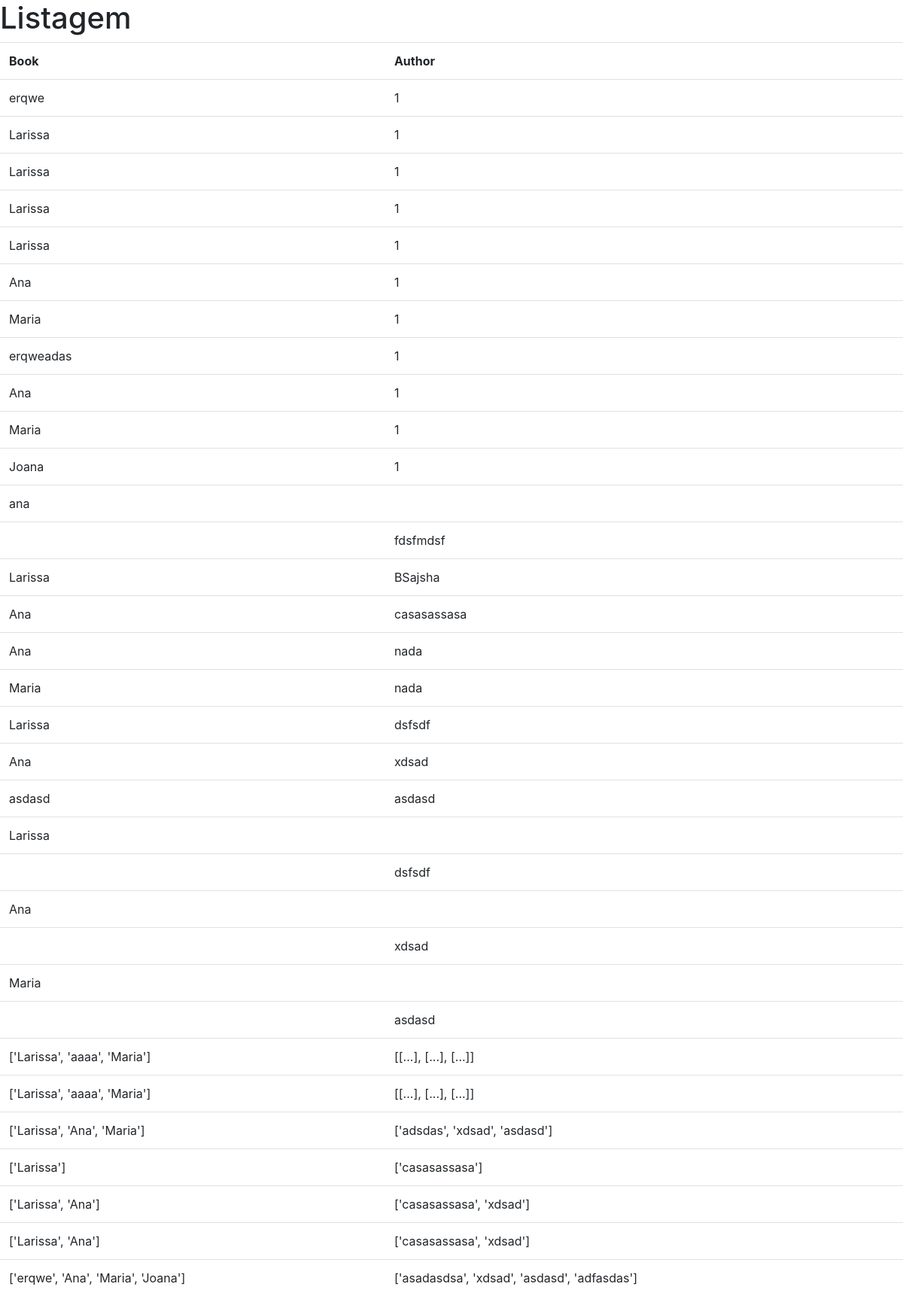
The app's page /listagem with its own data.
### app_book/models.py (models this page shows, shortened)
class Book(models.Model):
    casa = models.CharField(max_length=255)
    edicao = models.CharField(max_length=255)
    name = models.CharField(max_length=255)
    isbn_number = models.CharField(max_length=13)
    class Meta:
        db_table = 'book'

### app_book/views.py (the view)
# urls.py: path('listagem', listagem, name="book_list"),
def listagem(request):
    data = {}
    data['books'] = Book.objects.all()
    return render(request, 'app_book/listagem.html', data)

### templates/app_book/listagem.html (shortened to what this page needs)
<!DOCTYPE html>
<html>
    <head>
        <link rel="stylesheet" href="https://stackpath.bootstrapcdn.com/bootstrap/4.3.1/css/bootstrap.min.css">
    </head>
    <body>
        <h1>Listagem</h1>
        <table class="table">
            <tr>
                <th>Book</th>
                <th>Author</th>
            </tr>
        {% for book in books %}
            <tr>
                <td>{{book.name}}</td>
                <td>{{book.casa}}</td>
            </tr>
        {% endfor %}
        </table>
    </body>
</html>

### records on screen
Book: name "erqwe", casa "1"
Book: name "Larissa", casa "1"
Book: name "Larissa", casa "1"
Book: name "Larissa", casa "1"
Book: name "Larissa", casa "1"
Book: name "Ana", casa "1"
Book: name "Maria", casa "1"
Book: name "erqweadas", casa "1"
Book: name "Ana", casa "1"
Book: name "Maria", casa "1"
Book: name "Joana", casa "1"
Book: name "ana"
Book: casa "fdsfmdsf"
Book: name "Larissa", casa "BSajsha"
Book: name "Ana", casa "casasassasa"
Book: name "Ana", casa "nada"
Book: name "Maria", casa "nada"
Book: name "Larissa", casa "dsfsdf"
Book: name "Ana", casa "xdsad"
Book: name "asdasd", casa "asdasd"
Book: name "Larissa"
Book: casa "dsfsdf"
Book: name "Ana"
Book: casa "xdsad"
Book: name "Maria"
Book: casa "asdasd"
Book: name "['Larissa', 'aaaa', 'Maria']", casa "[[...], [...], [...]]"
Book: name "['Larissa', 'aaaa', 'Maria']", casa "[[...], [...], [...]]"
Book: name "['Larissa', 'Ana', 'Maria']", casa "['adsdas', 'xdsad', 'asdasd']"
Book: name "['Larissa']", casa "['casasassasa']"
Book: name "['Larissa', 'Ana']", casa "['casasassasa', 'xdsad']"
Book: name "['Larissa', 'Ana']", casa "['casasassasa', 'xdsad']"
Book: name "['erqwe', 'Ana', 'Maria', 'Joana']", casa "['asadasdsa', 'xdsad', 'asdasd', 'adfasdas']"
